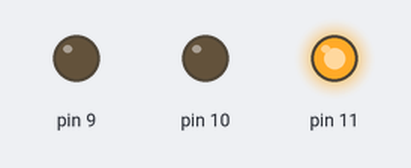
Bench run of a sketch on a simulated Arduino Uno, built with avr-gcc and run on an emulated ATmega328P. Parts: output pins drawn as LEDs (lit = HIGH).

Above: at 0.05 s.
At 0.35 s:
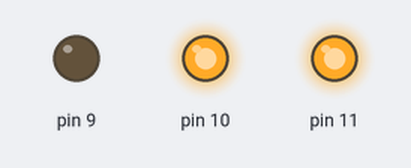
At 0.75 s:
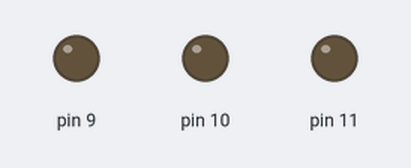
At 1.45 s:
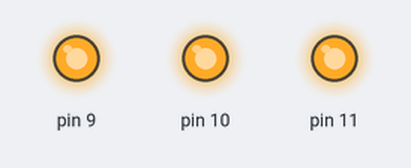
At 2.15 s:
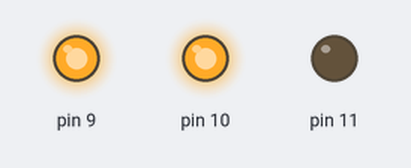
At 2.85 s:
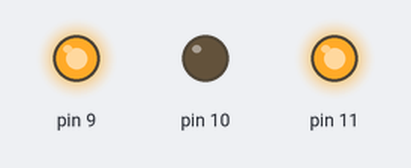
Timing chart, 0 to 3.1 s (numbered marks = the images above):
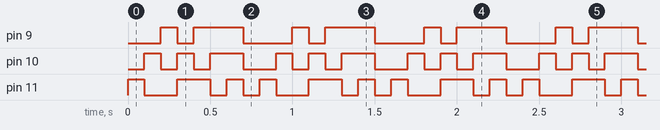

Measured:
- by itself, pin 9: repeats every 0.80 s: LOW 0.10 s, HIGH 0.30 s, LOW 0.30 s, HIGH 0.10 s
- by itself, pin 10: repeats every 0.80 s: LOW 0.10 s, HIGH 0.10 s, LOW 0.10 s, HIGH 0.20 s, LOW 0.20 s, HIGH 0.10 s
- by itself, pin 11: repeats every 0.80 s: LOW 0.20 s, HIGH 0.20 s, 2 × (LOW 0.10 s, HIGH 0.10 s)

The sketch:

sketch_dec26b.ino
```cpp
int red = 11;
int blue = 10;
int green = 9;

void setup()
{
  pinMode(11, OUTPUT);
    pinMode(10, OUTPUT);
    pinMode( 9, OUTPUT);
}

void loop()
{
    digitalWrite(11, HIGH);
    digitalWrite(10, LOW);
  digitalWrite( 9, LOW);
    delay(100);
    digitalWrite(11, LOW);
    digitalWrite(10, HIGH);
  digitalWrite( 9, LOW);
    delay(100);
    digitalWrite(11, LOW);
    digitalWrite(10, LOW);
  digitalWrite( 9, HIGH);
    delay(100);
    digitalWrite(11, HIGH);
    digitalWrite(10, HIGH);
  digitalWrite( 9, LOW);
    delay(100);
    digitalWrite(11, HIGH);
    digitalWrite(10, LOW);
  digitalWrite( 9, HIGH);
    delay(100);
  digitalWrite(11, LOW);
    digitalWrite(10, HIGH);
  digitalWrite( 9, HIGH);
    delay(100);
  digitalWrite(11, HIGH);
    digitalWrite(10, HIGH);
  digitalWrite( 9, HIGH);
    delay(100);
  digitalWrite(11, LOW);
    digitalWrite(10, LOW);
  digitalWrite( 9, LOW);
    delay(100);
}
```
